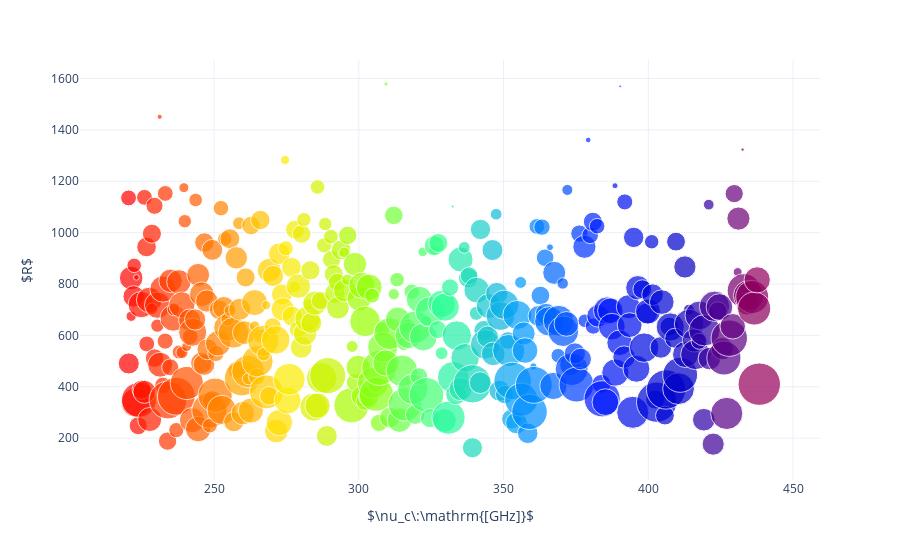

Write notebook code for a chart like this one.
### Markdown cell above
As you can see, the filters aren't all equally efficient and wide. In the figure below all 346 bins and the corresponding values of $R$ are plotted, with the size corresponding to the transmission.

### Code cell
#hide_input
fit_data=pd.read_csv("fit_data_filter_transmission.csv")
fit_data["F_center"] = fit_data["F_center"]
fit_data["HWHM"] = fit_data["HWHM"]
fit_data['idx']=np.arange(len(fit_data))+1
fig = px.scatter(fit_data,
                 x='F_center',
                 y="R",
                 custom_data=['idx','chi_square'],
                 color='F_center',
                 size="peak_value",
                 size_max=30,
                 color_continuous_scale=px.colors.sequential.Rainbow_r,
                 labels={"F_center":"$\\nu_c\:\mathrm{[GHz]}$","R": "$R$"},
                 template='plotly_white')

fig.update_layout(coloraxis_showscale=False,
                 hoverlabel={'bgcolor': "white", 'font_size': 14})
fig.update_traces(hovertemplate="<b>Bin: %{customdata[0]} (%{x:.2f} GHz)</b><br>R: %{y:.0f}<br>transmission: %{marker.size:.3f}<br>Chi-squared:%{customdata[1]:.2e}<extra></extra>")
fig.show()

### Figure 1 — Plotly figure (JSON) as saved in the notebook; plotly's stock layout.template omitted (floating-point values rounded to 4 significant figures; data arrays with more than 128 entries replaced by an {"elided": "..."} marker saying what was removed)
{"data": [{"customdata": {"elided": "346x2 float values"}, "hovertemplate": "<b>Bin: %{customdata[0]} (%{x:.2f} GHz)</b><br>R: %{y:.0f}<br>transmission: %{marker.size:.3f}<br>Chi-squared:%{customdata[1]:.2e}<extra></extra>", "legendgroup": "", "marker": {"color": {"elided": "346 float values"}, "coloraxis": "coloraxis", "size": {"elided": "346 float values"}, "sizemode": "area", "sizeref": 0.0005343, "symbol": "circle"}, "mode": "markers", "name": "", "orientation": "v", "showlegend": false, "type": "scatter", "x": {"elided": "346 float values"}, "xaxis": "x", "y": {"elided": "346 float values"}, "yaxis": "y"}], "layout": {"coloraxis": {"colorbar": {"title": {"text": "$\\nu_c\\:\\mathrm{[GHz]}$"}}, "colorscale": [[0, "rgb(255,0,0)"], [0.125, "rgb(255,111,0)"], [0.25, "rgb(255,234,0)"], [0.375, "rgb(151,255,0)"], [0.5, "rgb(44,255,150)"], [0.625, "rgb(0,152,255)"], [0.75, "rgb(0,25,255)"], [0.875, "rgb(0,0,200)"], [1, "rgb(150,0,90)"]], "showscale": false}, "hoverlabel": {"bgcolor": "white", "font": {"size": 14}}, "legend": {"itemsizing": "constant", "tracegroupgap": 0}, "margin": {"t": 60}, "xaxis": {"anchor": "y", "domain": [0, 1], "title": {"text": "$\\nu_c\\:\\mathrm{[GHz]}$"}}, "yaxis": {"anchor": "x", "domain": [0, 1], "title": {"text": "$R$"}}}}
